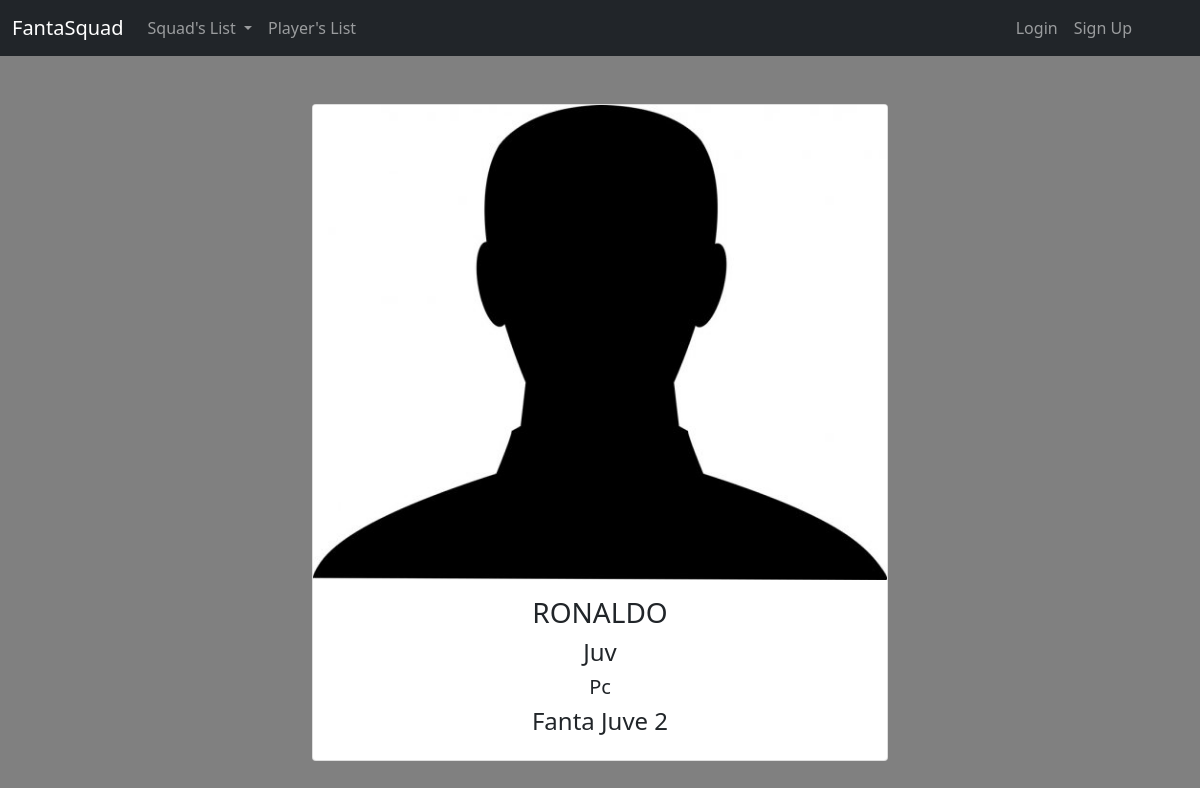
/playerslist/2/, run on the app's committed database.
### fanta_soccer_app/models.py (models this page shows, shortened)
class AvailablePlayer(models.Model):
    player_name = models.CharField(max_length=25)
    team_real = models.CharField(max_length=5)
    position = models.CharField(max_length=5)
    squad = models.ForeignKey(Squad, on_delete=models.SET_NULL, blank=True, null=True)

class Squad(models.Model):
    squad_name = models.CharField(max_length=20)
    manager = models.ForeignKey(get_user_model(), on_delete=models.CASCADE, null=True, blank=True)
    def __str__(self):
        return self.squad_name

### fanta_soccer_app/views.py (the view)
# urls.py: path('playerslist/<int:player_id>/', views.player_detail, name='player_detail'),
def player_detail(request, player_id):
    player_info = AvailablePlayer.objects.get(id=player_id)
    context = {'player_info': player_info}
    return render(request, 'fanta_soccer_app/player_detail.html', context)

### fanta_soccer_app/context_processors.py (called while the page is built)
def navbar_dropdown_squad_list(request):
    nav_dropdown_squads = Squad.objects.all()
    return {
        'nav_dropdown_squads': nav_dropdown_squads
    }

### fanta_soccer_app/templates/fanta_soccer_app/player_detail.html
{% extends 'fanta_soccer_app/base.html'%}
{% block content%}
<div class="container-fluid ">
    <div class="row">
        <div class="col-sm-6 mx-auto mt-5">
            <div class="card text-center" >
                <img src="/static/images/default_player_pic.jpg"
                     class="card-img-top">
                <div class="card-body">
                    <h3 class="card-title">{{ player_info.player_name }}</h3>
                    <h4 class="card-text">{{ player_info.team_real }}</h4>
                    <h5 class="card-text">{{ player_info.position }}</h5>
                    {% if player_info.squad == None %}
                    <a class="btn btn-primary" href="{% url 'fanta_soccer_app:add_squad' player_info.id %}">Add a squad</a>
                    {% else %}
                    <h4>{{ player_info.squad }}</h4>
                    {% endif %}
                </div>
            </div>
        </div>
    </div>
</div>
{% endblock content%}

### fanta_soccer_app/static/css/base.css (style rules this page uses)
body { grid: 3; background: gray; }

### data on the page
AvailablePlayer: player_name "RONALDO", team_real "Juv", position "Pc", squad "Fanta Juve 2"
